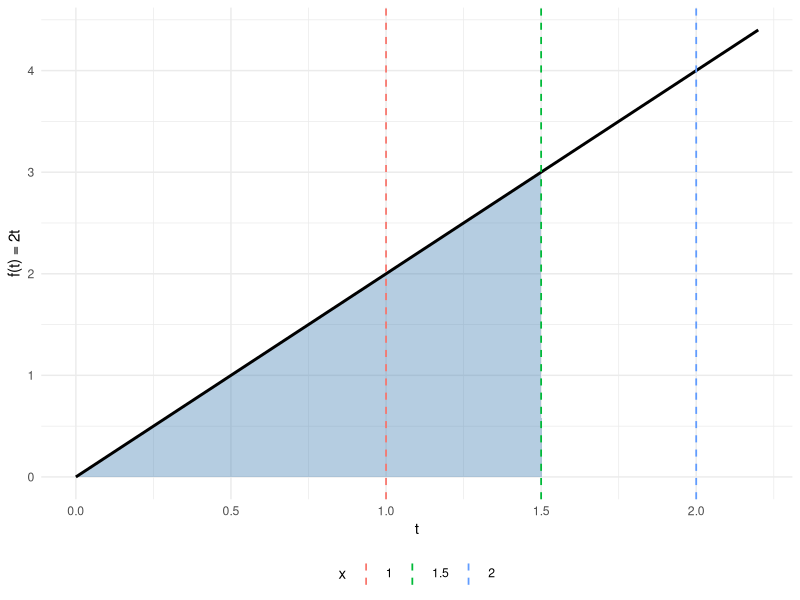
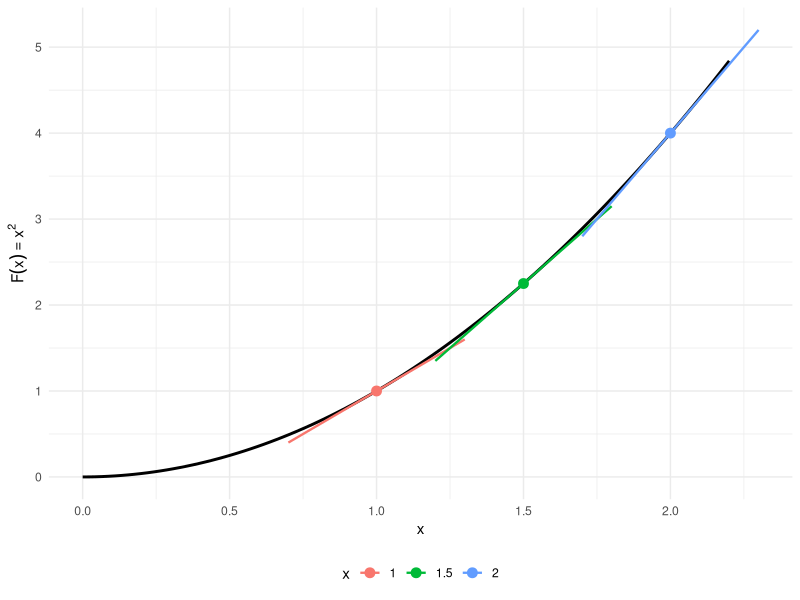

Source code (R) for these figures, in order:
## ---- chunk 1
#| label: fig-ftc-part1-setup
#| include: false
x_marks <- c(1, 1.5, 2)
x_focus <- 1.5
## ---- chunk 2
#| label: fig-ftc-part1-left-code
#| code-fold: true
ggplot2::ggplot() +
  ggplot2::geom_area(
    data = data.frame(t = seq(0, x_focus, length.out = 200)),
    ggplot2::aes(x = t, y = 2 * t),
    fill = "steelblue", alpha = 0.4
  ) +
  ggplot2::geom_function(fun = \(t) 2 * t, xlim = c(0, 2.2), linewidth = 1) +
  ggplot2::geom_vline(
    data = data.frame(x = x_marks),
    ggplot2::aes(xintercept = x, color = factor(x)),
    linetype = "dashed", linewidth = 0.6
  ) +
  ggplot2::labs(x = "t", y = "f(t) = 2t", color = "x") +
  ggplot2::theme_minimal() +
  ggplot2::theme(legend.position = "bottom")
## ---- chunk 3
#| label: fig-ftc-part1-right-code
#| code-fold: true
slope_df <- data.frame(
  x = x_marks,
  Fx = x_marks^2,
  slope = 2 * x_marks
)

ggplot2::ggplot() +
  ggplot2::geom_function(fun = \(x) x^2, xlim = c(0, 2.2), linewidth = 1) +
  ggplot2::geom_point(
    data = slope_df,
    ggplot2::aes(x = x, y = Fx, color = factor(x)),
    size = 3
  ) +
  ggplot2::geom_segment(
    data = slope_df,
    ggplot2::aes(
      x = x - 0.3, xend = x + 0.3,
      y = Fx - 0.3 * slope, yend = Fx + 0.3 * slope,
      color = factor(x)
    ),
    linewidth = 0.8
  ) +
  ggplot2::labs(x = "x", y = expression(F(x) == x^2), color = "x") +
  ggplot2::theme_minimal() +
  ggplot2::theme(legend.position = "bottom")
